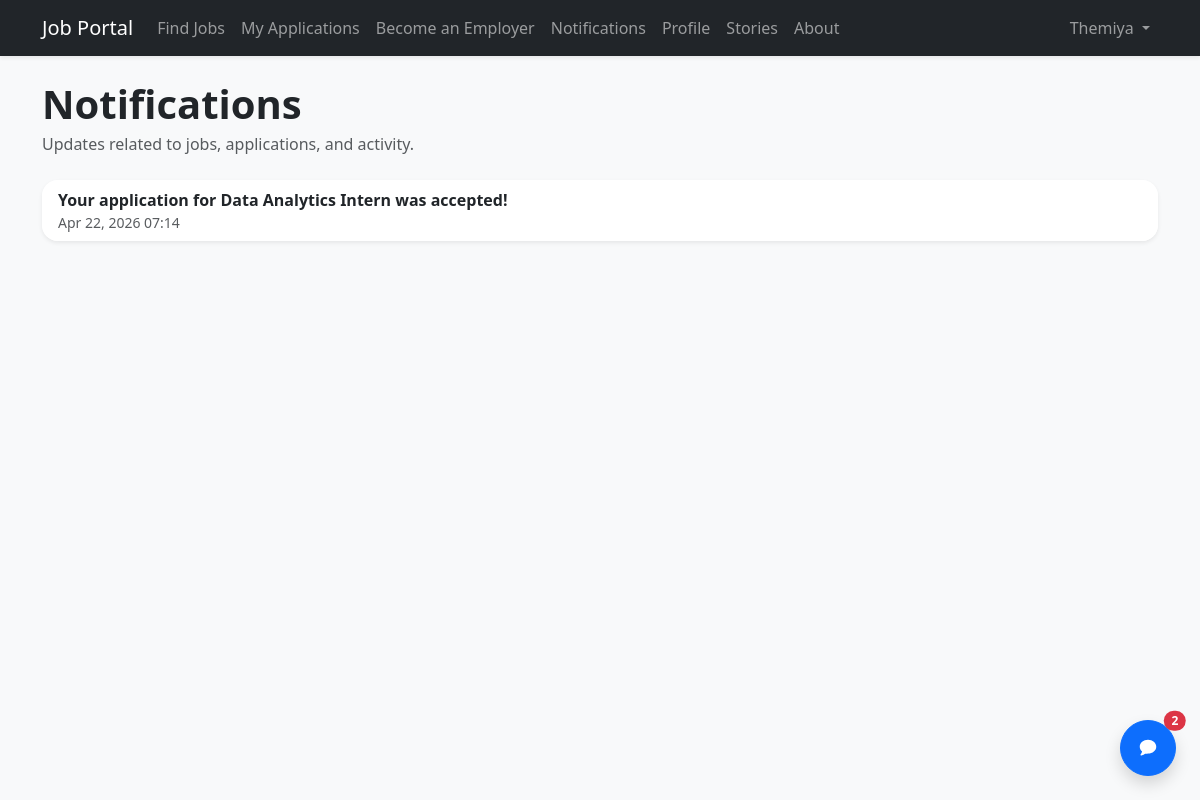
The app's page /notifications/ (signed in) with its own data.
### accounts/models.py (models this page shows, shortened)
class Notification(models.Model):
    recipient = models.ForeignKey(User, on_delete=models.CASCADE, related_name="notifications")
    message = models.CharField(max_length=255)
    is_read = models.BooleanField(default=False)
    created_at = models.DateTimeField(auto_now_add=True)
    link = models.CharField(max_length=255, blank=True)
    class Meta:
        ordering = ["-created_at"]

### accounts/views.py (the view)
# urls.py: path("notifications/", views.notifications_list, name="notifications_list"),
@login_required
def notifications_list(request):
    notifications = Notification.objects.filter(recipient=request.user).order_by("-created_at")
    notifications.filter(is_read=False).update(is_read=True)
    return render(request, "notifications_list.html", {"notifications": notifications})

### jobportal/context_processors.py (called while the page is built)
def unread_notifications_count(request):
    if not getattr(request, "user", None) or not request.user.is_authenticated:
        return {
            "unread_notifications_count": 0,
            "unread_message_count": 0,
            "recent_messages": [],
        }
    return {
        "unread_notifications_count": Notification.objects.filter(
            recipient=request.user, is_read=False
        ).count(),
        "unread_message_count": DirectMessage.objects.filter(
            recipient=request.user, is_read=False
        ).count(),
        "recent_messages": DirectMessage.objects.filter(recipient=request.user)
        .select_related("sender")
        .only("id", "sender__username", "subject", "body", "sent_at", "is_read")
        [:10],
    }

### accounts/templates/notifications_list.html (shortened to what this page needs)
{% extends "base.html" %}
{% block content %}
<div class="d-flex flex-wrap justify-content-between align-items-end gap-3 mb-4">
  <div>
    <h1 class="fw-bold mb-1">Notifications</h1>
    <p class="text-muted mb-0">Updates related to jobs, applications, and activity.</p>
  </div>
</div>
<div class="card shadow-sm border-0 rounded-4 overflow-hidden">
  <div class="list-group list-group-flush">
    {% for n in notifications %}
      {% if n.link %}
        <a class="list-group-item list-group-item-action d-flex justify-content-between align-items-start gap-3" href="{{ n.link }}">
          <div class="min-w-0">
            <div class="fw-semibold text-truncate">{{ n.message }}</div>
            <div class="text-muted small">{{ n.created_at|date:"M d, Y H:i" }}</div>
          </div>
        </a>
      {% endif %}
    {% empty %}
      <div class="p-5 text-center text-muted">No notifications yet.</div>
    {% endfor %}
  </div>
</div>
{% endblock %}

### templates/base.html (shortened to what this page needs)
<!DOCTYPE html>
<html lang="en">
<head>
    <link href="https://cdn.jsdelivr.net/npm/bootstrap@5.3.0/dist/css/bootstrap.min.css" rel="stylesheet">
</head>
<body class="bg-light">
<nav class="navbar navbar-expand-lg navbar-dark bg-dark mb-4 shadow-sm">
    <div class="container">
        <a class="navbar-brand" href="/">Job Portal</a>
        <div class="collapse navbar-collapse" id="mainNavbar">
            <ul class="navbar-nav me-auto mb-2 mb-lg-0">
                {% if user.is_authenticated %}
                  {% if user.groups.all.0.name == 'Employer' %}
                    <li class="nav-item"><a class="nav-link" href="{% url 'job_list' %}">Find Jobs</a></li>
                    <li class="nav-item"><a class="nav-link" href="{% url 'talent_list' %}">Hire Talent</a></li>
                    <li class="nav-item"><a class="nav-link" href="{% url 'my_applications' %}">My Applications</a></li>
                    <li class="nav-item">
                      <a class="nav-link" href="{% url 'notifications_list' %}">
                        Notifications
                        {% if unread_notifications_count %}
                          <span class="badge text-bg-danger rounded-pill ms-1">{{ unread_notifications_count }}</span>
                        {% endif %}
                      </a>
                    </li>
                    <li class="nav-item"><a class="nav-link" href="{% url 'profile_detail' user.id %}">Profile</a></li>
                    <li class="nav-item"><a class="nav-link" href="{% url 'story_list' %}">Stories</a></li>
                    <li class="nav-item"><a class="nav-link" href="{% url 'about_us' %}">About</a></li>
                  {% else %}
                    <li class="nav-item"><a class="nav-link" href="{% url 'job_list' %}">Find Jobs</a></li>
                    <li class="nav-item"><a class="nav-link" href="{% url 'my_applications' %}">My Applications</a></li>
                    <li class="nav-item"><a class="nav-link" href="{% url 'become_employer' %}">Become an Employer</a></li>
                    <li class="nav-item">
                      <a class="nav-link" href="{% url 'notifications_list' %}">
                        Notifications
                      </a>
                    </li>
                    <li class="nav-item"><a class="nav-link" href="{% url 'profile_detail' user.id %}">Profile</a></li>
                    <li class="nav-item"><a class="nav-link" href="{% url 'story_list' %}">Stories</a></li>
                    <li class="nav-item"><a class="nav-link" href="{% url 'about_us' %}">About</a></li>
                  {% endif %}
                {% else %}
                  <li class="nav-item"><a class="nav-link" href="{% url 'job_list' %}">Find Jobs</a></li>
                  <li class="nav-item"><a class="nav-link" href="{% url 'story_list' %}">Stories</a></li>
                  <li class="nav-item"><a class="nav-link" href="{% url 'about_us' %}">About</a></li>
                {% endif %}
            </ul>
            <ul class="navbar-nav ms-auto align-items-lg-center">
                {% if user.is_authenticated %}
                    <li class="nav-item dropdown">
                        <a class="nav-link dropdown-toggle" href="#" role="button" data-bs-toggle="dropdown" aria-expanded="false">
                            {{ user.username }}
                        </a>
                    </li>
                {% endif %}
            </ul>
        </div>
    </div>
</nav>
<div class="container">
    {% block content %}
    {% endblock %}
</div>
{% if user.is_authenticated %}
  <button
    type="button"
    class="btn btn-primary position-fixed bottom-0 end-0 m-4 rounded-circle shadow d-flex align-items-center justify-content-center"
    style="width: 56px; height: 56px; z-index: 1080;"
    data-bs-toggle="offcanvas"
    data-bs-target="#inboxOffcanvas"
    aria-controls="inboxOffcanvas"
    aria-label="Open inbox"
  >
    {% if unread_message_count %}
      <span class="position-absolute top-0 start-100 translate-middle badge rounded-pill text-bg-danger">
        {{ unread_message_count }}
      </span>
    {% endif %}
  </button>
{% endif %}
</body>
</html>

### records on screen
Notification: message "Your application for Data Analytics Intern was accepted!", created_at "Apr 22, 2026 07:14"

### other values on screen
{{ user.username }} "Themiya"
{{ unread_message_count }} "2"
